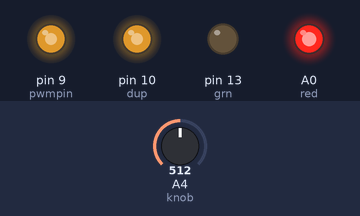
Bench run of a sketch on a simulated Arduino Uno, built with avr-gcc and run on an emulated ATmega328P. Parts: output pins drawn as LEDs (lit = HIGH). The inputs (shaded band) are chosen by the test bench; at power-on: A4 (knob) = 512. What the sketch prints to the serial monitor is not drawn.

Above: at 1.2 s.
1.3 s: A4 (knob) set to 936
At 1.7 s:
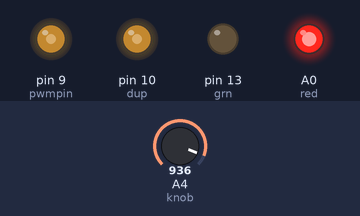
2.8 s: A4 (knob) set to 965
At 3.9 s:
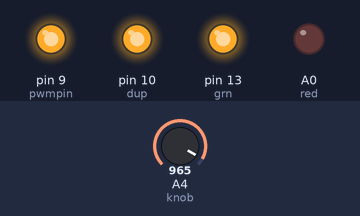
Timing chart, 0 to 5.8 s (numbered marks = the images above; inputs shaded):
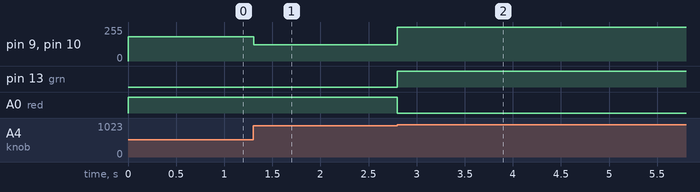

The sketch:

pwm_control_pc_case_fan.ino
```cpp
#define minspd 115
#define maxspd 255
#define midspd 192
#define pwmpin 9
#define dup 10
#define reedpin A5
#define temppin A2
#define knob A4
#define sw A3
#define red A0
#define grn 13

byte spd;
int rpm;
int temp;
bool AUTO;
bool f = 0;

unsigned long offtimer, offtime, ontimer, flushtime;
bool entryflag, flag10, flagnxt;


void setup()
{
  AUTO = 0;
  Serial.begin(115200);
  pinMode(red, OUTPUT);
  pinMode(grn, OUTPUT);

  pinMode(pwmpin, OUTPUT);
  pinMode(dup, OUTPUT);
  pinMode(sw, INPUT);
  pinMode(knob, INPUT);
  pinMode(reedpin, INPUT);
  pinMode(temppin, INPUT);
  analogWrite(pwmpin, minspd);
  analogWrite(dup, minspd);
  digitalWrite(red, 0);
  digitalWrite(grn, 0);
  ontimer = 0;
  offtimer = 0;
  flushtime = 300000; //5mins
}


void loop()
{
  contr();
}

void contr()
{
  int a = analogRead(knob);
  if (a > 950)
    AUTO = 1;

  if (AUTO)
  {

    grnl();
    if (a > 1020)
    {
      if (((offtimer + offtime) < millis()) && entryflag == 0)
      {
        ontimer = millis();
        entryflag = 1;
      }
      else if ((offtimer + offtime) > millis())
        wrtspd(20);
      flus();
      goto a;
    }
    //    offtime=0;
    resetdata();

    autospd();
    AUTO = 0;
a: goto END;
  }
  if (!AUTO)
  {
    //    offtime=0;
    resetdata();
    redl();
    //    map(value, fromLow, fromHigh, toLow, toHigh)
    //y = map(x, 1, 50, 50, 1);

    Serial.print(F( " knob signal -> "));
    Serial.print(a);
    byte val = map(a, 0, 1024, 255, 110);
    Serial.print(F( "  mapped signal -> "));
    Serial.print(val);

    wrtspd(val);
    line();
  }
END: delay(5);
}


void autospd()
{ f = 0;
  int x = readtemp();
  ctrl(20, 30, x, minspd);
  ctrl(30, 40, x, midspd);
  ctrl(40, 50, x, 220);
  ctrl(50, 90, x, maxspd);
  if (f)goto x;

  wrtspd(midspd);
x: delay(0);
}
void ctrl(int low, int high, int tmp, byte s)
{
  while (tmp > low && tmp < high)
  {
    wrtspd(s); f = 1;
  }
}
```

functions.ino
```cpp
void flus()
{
  rg();

  if (entryflag)
  {
    if (millis() < (ontimer + 20000))
    {
      flag10 = 1;
      flagnxt = 0;
      goto d;
    }
    if (millis() < (ontimer + flushtime))
    {
      flag10 = 0;
      flagnxt = 1;

    goto d;
    }


    if ((ontimer + flushtime) < millis())
    {
      flag10=0;
      flagnxt=0;
      entryflag = 0;
      ontimer = 0;
      offtimer = millis();

  offtime = 900000; //15mins
    }
d:
    if (flag10)//first 10 seconds
    {
      wrtspd(255);
    }
    else if (flagnxt)//next 240 seconds
    {
      wrtspd(150);
    }


    //turn off for x minutes
    //so flag off
  }
}
void resetdata()
{
  offtime=0;
  ontimer=0;
  offtimer=0;
  entryflag=0;
}

void grnl()
{
  digitalWrite(red, 0);
  digitalWrite(grn, 1);
}
void redl()
{
  digitalWrite(grn, 0);
  digitalWrite(red, 1);
}
void rg()
{
  digitalWrite(red, 1);
  digitalWrite(grn, 1);
}
int readtemp()
{
  temp = analogRead(temppin);
  Serial.print(F("temp read signal ->"));
  Serial.print(temp);
  line();
  return temp;

}

void udpatespeed()
{
  rpm = readspd();
}


void wrtspd(int s)
{
  analogWrite(pwmpin, s);
  analogWrite(dup, s);
  Serial.print(F( "  pwm write signal -> "));
  Serial.print(s);
  //  line();
}

int readspd()
{
  int s = analogRead(reedpin);
  Serial.print(F("  tacho read signal -> "));
  Serial.print(s);
  //  line();
  return s;
}


void line()//1.83
{
  Serial.println();
}
```

test.ino
```cpp
void test()
{
  readspd();
  wrtspd(minspd);
  line();
}
void test2()
{ int o = 32;
  for (int i = o; i < maxspd; i++)
  {
    readspd();
    wrtspd(i);
    line();
    delay(100);
  }
  delay(1000);
  for (int j = maxspd; j > o; j--)
  {
    readspd();
    wrtspd(j);
    line();
    delay(100);
  }

  delay(3000);
}
```

Measured:
- the behaviour switches between 950 and 951 on A4 (knob) (found by bisection; images 1 and 2)
- after the input at 1.3 s, pin 9 (pwmpin), pin 10 (dup): 183/255 → 123/255 at once
- after the input at 2.8 s, pin 9 (pwmpin), pin 10 (dup): 123/255 → 255/255 at once; pin 13 (grn): LOW → HIGH at once; A0 (red): HIGH → LOW at once
